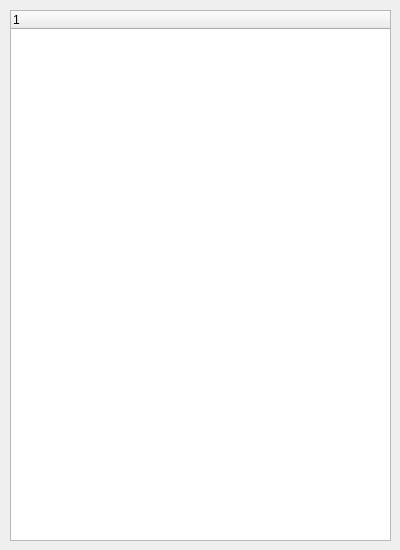
<?xml version="1.0" encoding="UTF-8"?>
<ui version="4.0">
 <class>Dialog</class>
 <widget class="QDialog" name="Dialog">
  <property name="geometry">
   <rect>
    <x>0</x>
    <y>0</y>
    <width>400</width>
    <height>550</height>
   </rect>
  </property>
  <property name="windowTitle">
   <string>Properties</string>
  </property>
  <widget class="QTreeWidget" name="tvProps">
   <property name="geometry">
    <rect>
     <x>10</x>
     <y>10</y>
     <width>381</width>
     <height>531</height>
    </rect>
   </property>
   <column>
    <property name="text">
     <string notr="true">1</string>
    </property>
   </column>
  </widget>
 </widget>
 <resources/>
 <connections>
  <connection>
   <sender>tvProps</sender>
   <signal>itemClicked(QTreeWidgetItem*,int)</signal>
   <receiver>Dialog</receiver>
   <slot>itemClick()</slot>
   <hints>
    <hint type="sourcelabel">
     <x>200</x>
     <y>275</y>
    </hint>
    <hint type="destinationlabel">
     <x>199</x>
     <y>274</y>
    </hint>
   </hints>
  </connection>
 </connections>
 <slots>
  <slot>itemClick()</slot>
 </slots>
</ui>
